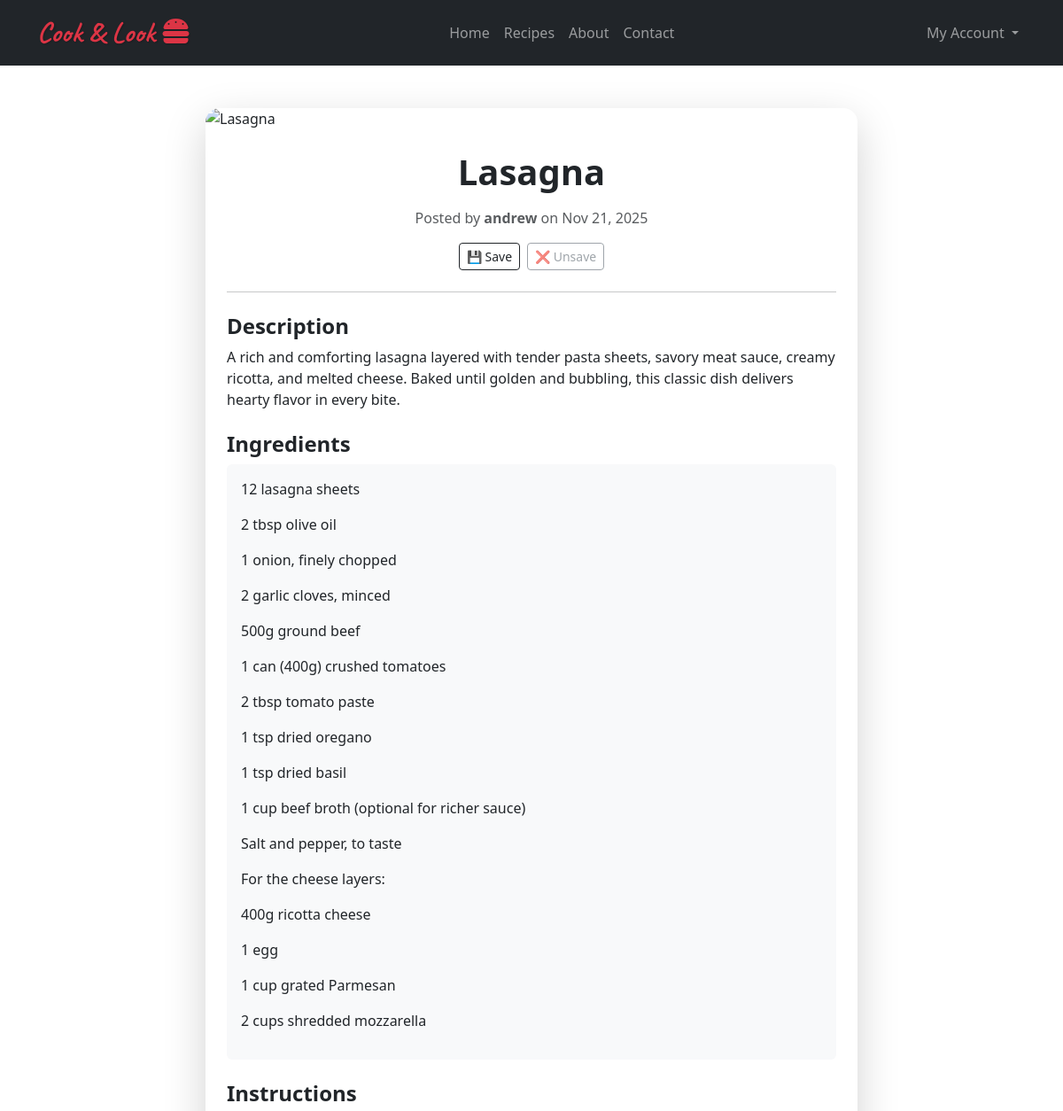
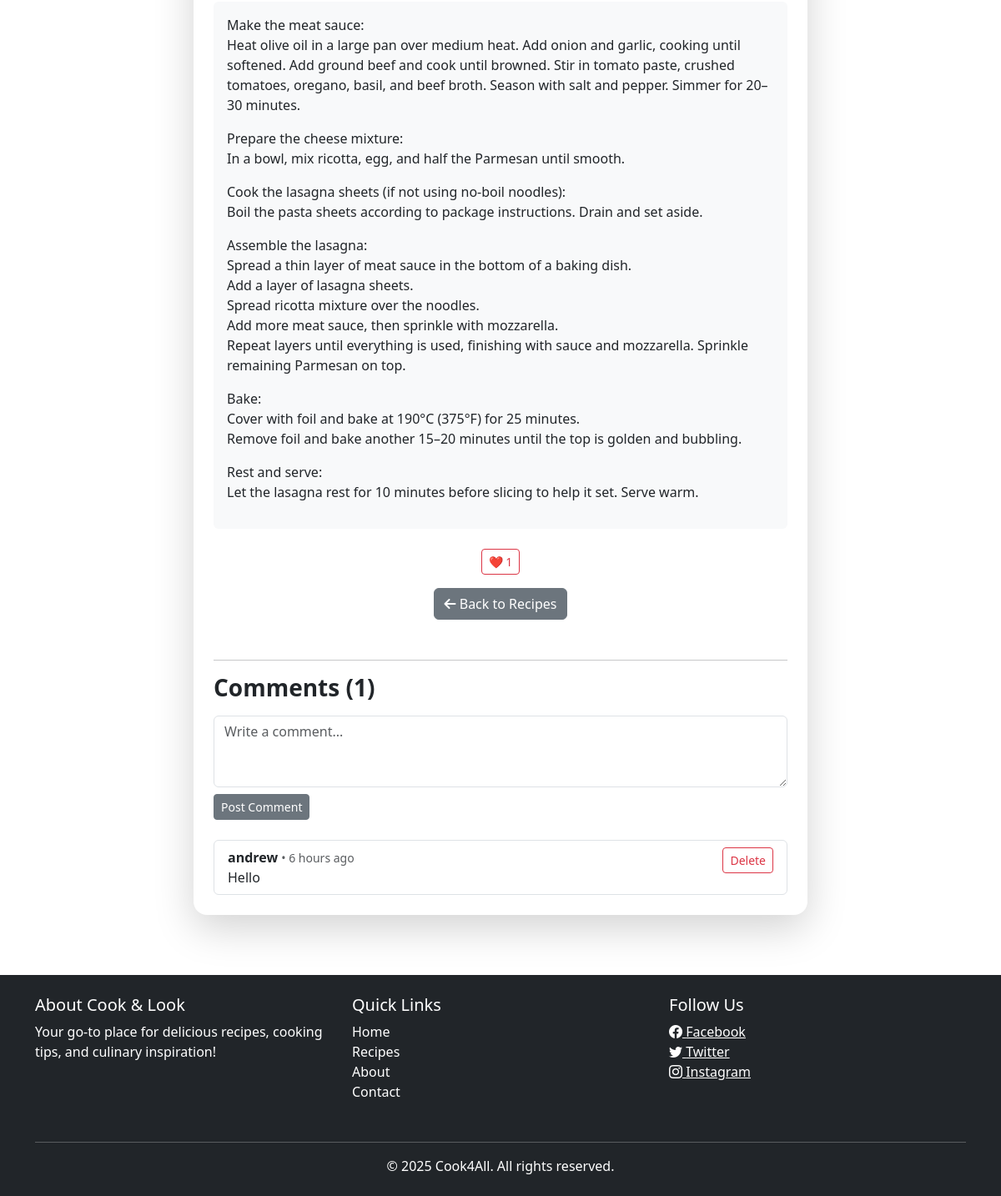
Screenshot of /recipes/4/ (signed in) with the database file from the repository (2 pictures, top to bottom).
### recipes/models.py (models this page shows, shortened)
class Recipe(models.Model):
    author = models.ForeignKey(User, on_delete=models.CASCADE, related_name="recipes")
    title = models.CharField(max_length=200)
    description = models.TextField()
    ingredients = models.TextField()
    instructions = models.TextField()
    image = CloudinaryField('image', blank=True, null=True)
    created_at = models.DateTimeField(auto_now_add=True)
    likes = models.ManyToManyField(User, related_name="liked_recipes", blank=True)
    saved_by = models.ManyToManyField(User, related_name="saved_recipes", blank=True)
    def total_likes(self):
        return self.likes.count()

class Comment(models.Model):
    recipe = models.ForeignKey(Recipe, on_delete=models.CASCADE, related_name="comments")
    author = models.ForeignKey(User, on_delete=models.CASCADE)
    content = models.TextField()
    created_at = models.DateTimeField(auto_now_add=True)
    updated_at = models.DateTimeField(auto_now=True)

### recipes/views.py (the view)
# urls.py: path("<int:pk>/", RecipeDetailView.as_view(), name="recipe_detail"),
class RecipeDetailView(DetailView):
    model = Recipe
    template_name = "recipes/recipe_detail.html"
    context_object_name = "recipe"

### recipes/templates/recipes/recipe_detail.html (shortened to what this page needs)
{% extends 'base.html' %}
{% load static %}
{% load humanize %}
{% block content %}
<link rel="stylesheet" href="{% static 'recipes/recipe_detail.css' %}">
<div class="container mt-5">
    <div class="row justify-content-center">
        <div class="col-lg-8">
            <div class="card shadow-lg border-0 rounded-4 mb-4">
                {% if recipe.image %}
                <img src="{{ recipe.image.url }}" alt="{{ recipe.title }}" class="card-img-top recipe-image">
                {% endif %}
                <div class="card-body p-4">
                    <h1 class="fw-bold mb-3 text-center">{{ recipe.title }}</h1>
                    <p class="text-muted text-center">
                        Posted by
                        <strong>{{ recipe.author.username }}</strong>
                        on {{ recipe.created_at|date:"M d, Y" }}
                    </p>
                    {% if user.is_authenticated %}
                    <div class="d-flex justify-content-center gap-2 mb-4 mt-3">
                        <form action="{% url 'toggle_save' recipe.pk %}" method="post">
                            <button type="submit"
                                class="btn {% if user in recipe.saved_by.all %}btn-outline-secondary{% else %}btn-outline-dark{% endif %} btn-sm">
                                💾 Save
                            </button>
                        </form>
                        <form action="{% url 'toggle_save' recipe.pk %}" method="post">
                            <button type="submit"
                                class="btn {% if user in recipe.saved_by.all %}btn-outline-danger{% else %}btn-outline-secondary disabled{% endif %} btn-sm">
                                ❌ Unsave
                            </button>
                        </form>
                    </div>
                    {% endif %}
                    <hr>
                    <h4 class="mt-4 fw-semibold">Description</h4>
                    <p>{{ recipe.description }}</p>
                    <h4 class="mt-4 fw-semibold">Ingredients</h4>
                    <div class="bg-light p-3 rounded">
                        {{ recipe.ingredients|linebreaks }}
                    </div>
                    <h4 class="mt-4 fw-semibold">Instructions</h4>
                    <div class="bg-light p-3 rounded">
                        {{ recipe.instructions|linebreaks }}
                    </div>
                    <div class="mt-4 text-center">
                        {% if user.is_authenticated %}
                        <form action="{% url 'recipe_like' recipe.pk %}" method="post" class="d-inline">
                            <button type="submit" class="btn btn-outline-danger btn-sm">
                                ❤️ {{ recipe.total_likes }}
                            </button>
                        </form>
                        {% else %}
                        <span class="btn btn-outline-secondary btn-sm">
                            ❤️ {{ recipe.total_likes }}
                        </span>
                        {% endif %}
                    </div>
                    <div class="mt-3 text-center mb-5">
                        <a href="{% url 'recipe_list' %}" class="btn btn-secondary">
                            <i class="fa-solid fa-arrow-left"></i> Back to Recipes
                        </a>
                    </div>
                    <hr>
                    <h3 class="fw-semibold mb-3">Comments ({{ recipe.comments.count }})</h3>
                    {% if user.is_authenticated %}
                    <form action="{% url 'add_comment' recipe.pk %}" method="post" class="mb-4">
                        <div class="mb-2">
                            <textarea name="content" class="form-control" rows="3" placeholder="Write a comment..."></textarea>
                        </div>
                        <button type="submit" class="btn btn-secondary btn-sm">Post Comment</button>
                    </form>
                    {% else %}
                    <p class="text-muted">Login to post a comment.</p>
                    {% endif %}
                    <div class="list-group">
                        {% for comment in recipe.comments.all|dictsortreversed:"created_at" %}
                        <div class="list-group-item d-flex justify-content-between align-items-start">
                            <div>
                                <strong>{{ comment.author.username }}</strong>
                                <small class="text-muted"> • {{ comment.created_at|naturaltime }}</small>
                                <p class="mb-0">{{ comment.content }}</p>
                            </div>
                            {% if user == comment.author %}
                            <div>
                                <form action="{% url 'delete_comment' recipe.pk comment.id %}" method="post">
                                    <button type="submit" class="btn btn-outline-danger btn-sm">Delete</button>
                                </form>
                            </div>
                            {% endif %}
                        </div>
                        {% empty %}
                        <p class="text-muted">No comments yet. Be the first to comment!</p>
                        {% endfor %}
                    </div>
                </div>
            </div>
        </div>
    </div>
</div>
{% endblock %}

### recipes/static/recipes/recipe_detail.css (style rules this page uses)
.recipe-image { max-height: 400px; object-fit: cover; border-top-left-radius: 1rem; border-top-right-radius: 1rem; }

### rows the page displays
Recipe: title "Lasagna", author.username "andrew", created_at "Nov 21, 2025", description "A rich and comforting lasagna layered with tender pasta sheets, savory meat sauce, creamy ricotta, and melted cheese. Baked until golden and bubbling, this classic dish delivers hearty flavor in every bite.", ingredients "12 lasagna sheets 2 tbsp olive oil 1 onion, finely chopped 2 garlic cloves, minced 500g ground beef 1 can (400g) crushed tomatoes 2 tbsp tomato paste 1 tsp dried oregano 1 tsp dried basil 1 cup beef broth (optional for richer sauce) Salt and pepper, to taste For the cheese layers: 400g ricotta cheese 1 egg 1 cup grated Parmesan 2 cups shredded mozzarella", instructions "Make the meat sauce: Heat olive oil in a large pan over medium heat. Add onion and garlic, cooking until softened. Add ground beef and cook until browned. Stir in tomato paste, crushed tomatoes, oregano, basil, and beef broth. Season with salt and pepper. Simmer for 20–30 minutes. Prepare the cheese mixture: In a bowl, mix ricotta, egg, and half the Parmesan until smooth. Cook the lasagna sheets (if not using no-boil noodles): Boil the pasta sheets according to package instructions. Drain and set aside. Assemble the lasagna: Spread a thin layer of meat sauce in the bottom of a baking dish. Add a layer of lasagna sheets. Spread ricotta mixture over the noodles. Add more meat sauce, then…", total_likes "1", comments.count "1"
Comment: author.username "andrew", created_at "6 hours ago", content "Hello", shows "Delete"
